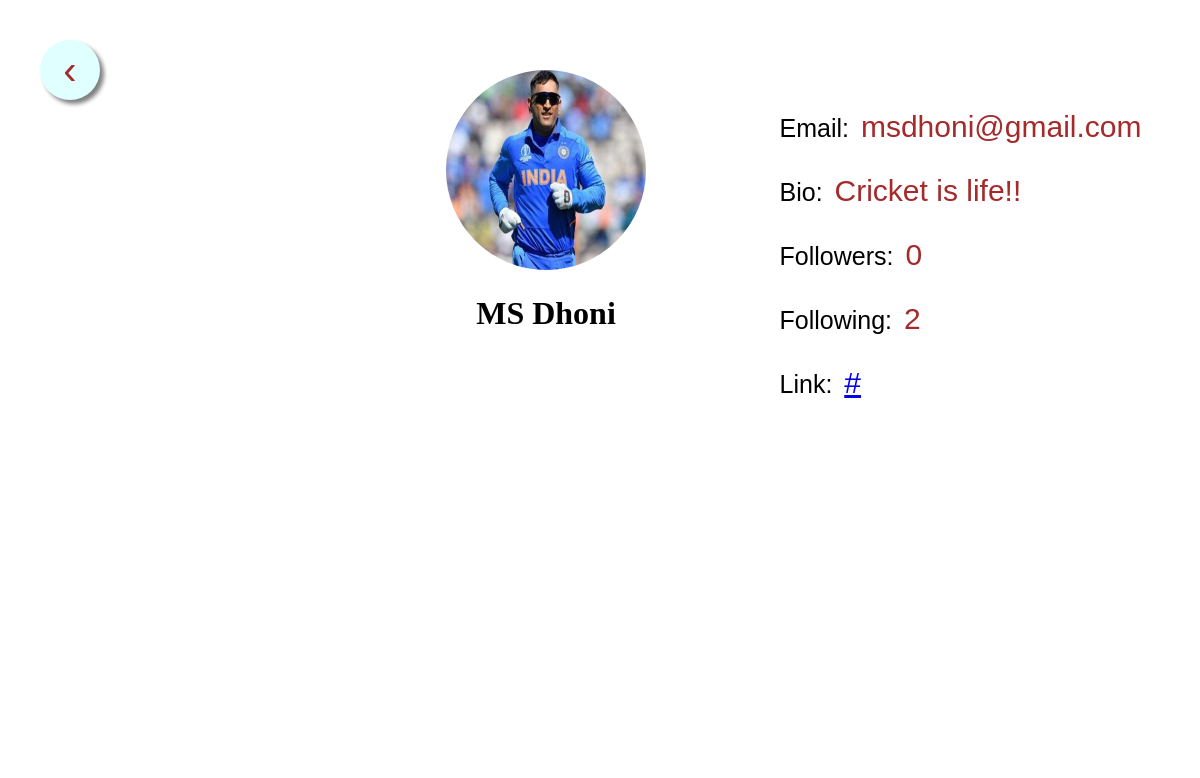
The app's page /account/2 (signed in) with its own data.
### Snap/models.py (models this page shows, shortened)
class User(db.Model,UserMixin):
    __tablename__= 'user'
    __searchable__= ['username']
    id = db.Column(db.Integer,primary_key=True)
    username = db.Column(db.String(20),unique=True, nullable=False)
    email = db.Column(db.String(120), unique=True, nullable=False)
    password = db.Column(db.String(40), nullable=False)
    image_file = db.Column(db.String(20),  nullable=False, default='default.jpg')
    image_url = db.Column(db.String(500))
    bio= db.Column(db.String(200))
    following_to = db.relationship('Following_to',backref='to_author', lazy='dynamic')
    Link_facebook = db.Column(db.String(120),default='#')
    Link_twitter = db.Column(db.String(120),default='#')
    Link_other = db.Column(db.String(120),default='#')
    post = db.relationship('Post', backref='author', lazy=True)
    def following_by_count(self, userid):
        return Following_to.query.filter_by(
                to_user=userid,
                ).count()
    def following_to_count(self, userid):
        return Following_to.query.filter_by(
                from_user_id=userid,
                ).count()

### Snap/routes.py (the view)
@app.route('/account/<int:user_id>',methods=['GET','POST'])
@login_required
def user_account(user_id):
    if user_id is current_user.id:
        return redirect(url_for('account'))
        return
    user = User.query.filter_by(id=user_id).first_or_404()
    form = UpdateAccountForm()
    if request.method == 'GET':
        form.username.data = current_user.username
        form.email.data = current_user.email
        form.bio .data= current_user.bio
        form.link.data=current_user.Link_facebook
    image_file = url_for('static', filename='profile_pics/' + user.image_file)
    return render_template("user_account.html",user=user,form=form,image_file=image_file)

### Snap/models.py (called while the page is built)
@login_manager.user_loader
def load_user(user_id):
    return User.query.get(int(user_id))

### Snap/templates/user_account.html (shortened to what this page needs)
<!DOCTYPE html>
<html lang="en">
<head>
    <link href="./../static/css/layout.css" rel="stylesheet">
</head>
<body>
    <a style="border:none" href="{{ url_for('home')}}"><button class="back-button">&#8249;</button></a>
    <div class="profile-container">
        <div class="profile-details-block">
            <div class="profile-image-container">
                {% if user.image_url %}
                <img src="{{user.image_url}}">
                {% else %}
                <img src="./../static/profile_pics/{{user.image_file}}">
                {% endif %}
                <h1>{{ user.username }}</h1>
            </div>
        </div>
        <div class="profile-content-block">
            <ul>
                <li>
                    <p>
                        <span>Email: </span>{{user.email}}
                    </p>
                </li>
                <li>
                    <p>
                        <span>Bio: </span>{{user.bio}}
                    </p>
                </li>
                <li>
                    <p>
                        <span>Followers: </span>{{user.following_by_count(user.id)}}
                    </p>
                </li>
                <li>
                    <p>
                        <span>Following: </span>{{user.following_to_count(user.id)}}
                    </p>
                </li>
                <li>
                    <p>
                        <span>Link: </span><a href="{{user.Link_facebook}}">{{user.Link_facebook}}</a>
                    </p>
                </li>
            </ul>
        </div>
    </div>
    <div class="space-block"></div>
</body>
</html>

### Snap/static/css/layout.css (style rules this page uses)
body { background-color: white; text-align: center; margin: 20px 20px; padding: 20px 20px; }
.profile-container { display: block; width: 100%; margin: 10px 10px; padding: 10px 10px; background-color: white; }
.profile-details-block { display: block; max-width: 40%; margin: auto auto; padding: 10px 10px; border-radius: 20px; }
.profile-image-container { float: left; text-align: center; border-radius: 20px; width: 300px; height: 300px; }
.profile-image-container img { border-radius: 50%; width: 200px; height: 200px; margin: auto auto; }
.profile-content-block { display: inline-block; background-color: white; padding: 10ps 10px; }
.profile-content-block ul { list-style: none; margin: 5px 5px; text-align: left; }
.profile-content-block ul li { margin: 5px 5px; font-size: 30px; color: brown; font-family: 'Gill Sans', 'Gill Sans MT', Calibri, 'Trebuchet MS', sans-serif; }
.profile-content-block ul li p span { margin: 5px 5px; font-size: 25px; color: black; font-family: 'Gill Sans', 'Gill Sans MT', Calibri, 'Trebuchet MS', sans-serif; }
.space-block { width: 100%; height: 300px; background-color: white; }
.back-button { float: left; height: 60px; width: 60px; background-color: lightcyan; text-align: center; border: none; color: brown; font-size: 40px; border-radius: 50%; box-shadow: 4px 4px 4px gray; }

### records on screen
User: image_file (picture), username "MS Dhoni", email "msdhoni@gmail.com", bio "Cricket is life!!", following_to_count "2", Link_facebook "#"

### other values on screen
{{ user.following_by_count(user.id) }} "0"
